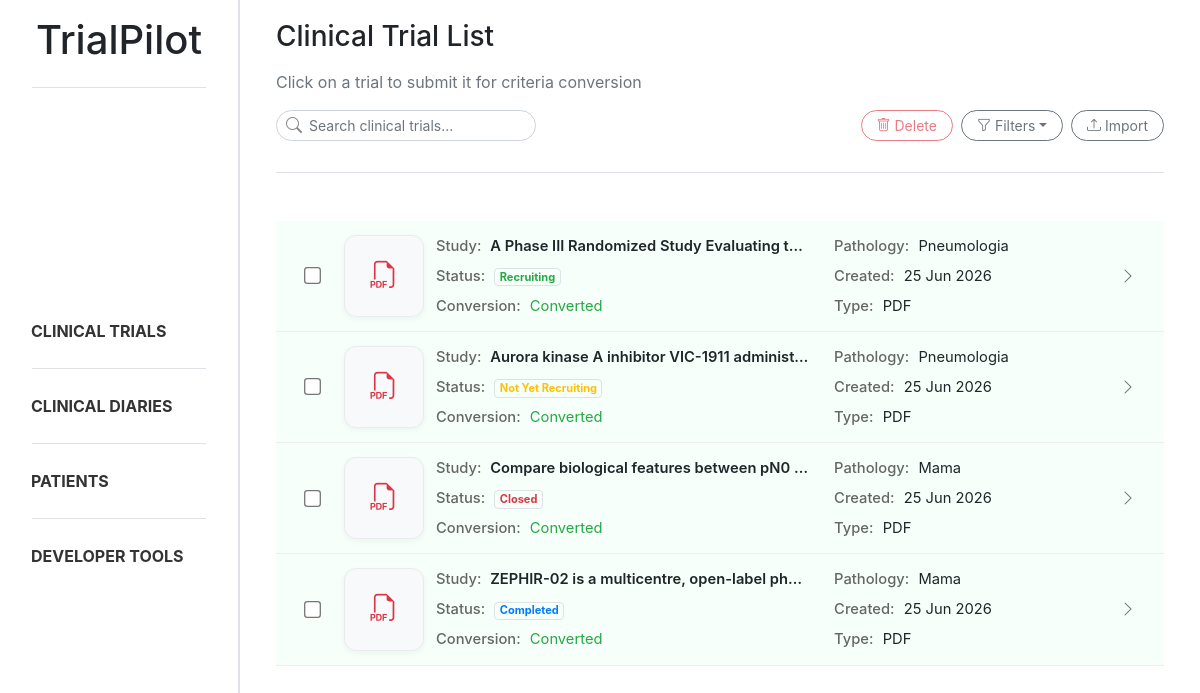
/trials/, run on the app's committed database.
### trialpilot/models.py (models this page shows, shortened)
class Document(models.Model):
    class DocumentType(models.TextChoices):
        CLINICAL_DIARY = "diary", "Clinical Diary"
        CLINICAL_TRIAL = "trial", "Clinical Trial"
    title = models.CharField(max_length=255)
    type = models.CharField(max_length=20, choices=DocumentType.choices)
    extracted = models.BooleanField(default=False)
    created_at = models.DateTimeField(auto_now_add=True)
    updated_at = models.DateTimeField(auto_now=True)

class ClinicalTrial(models.Model):
    class PathologyGroupType(models.TextChoices):
        CABECAPESCOCO = "cabeca_pescoco", "Cabeça e Pescoço"
        DERMATOLOGIA = "dermatologia", "Dermatologia"
        DIGESTIVO = "digestivo", "Digestivo"
        GINECOLOGIA = "ginecologia", "Ginecologia"
        MAMA = "mama", "Mama"
        ONCOLOGIA_PEDIATRICA = "oncologia_pediatrica", "Oncologia Pediátrica"
        PELE = "pele", "Pele"
        PNEUMOLOGIA = "pneumologia", "Pneumologia"
        SNC = "snc", "Tumores do Sistema Nervoso Central"
        TNE = "tne", "Tumores Neuroendócrinos"
    class TrialStatus(models.TextChoices):
        RECRUITING = "recruiting", "Recruiting"
        CLOSED = "closed", "Closed"
        NOT_YET = "not_yet", "Not Yet Recruiting"
        COMPLETED = "completed", "Completed"
    document = models.OneToOneField(
        Document,
        on_delete=models.CASCADE,
        related_name="clinical_trial"
    )
    study_name = models.CharField(max_length=255)
    pathology_group = models.CharField(
        max_length=50,
        choices=PathologyGroupType.choices
    )
    start_date = models.DateField(null=True, blank=True)
    end_date = models.DateField(null=True, blank=True)
    status = models.CharField(
        max_length=20,
        choices=TrialStatus.choices
    )

### trialpilot/views.py (the view)
# urls.py: path('trials/', trial_list, name='trial_list'),
def trial_list(request):
    search = request.GET.get("search", "").strip()
    status = request.GET.get("status", "").strip()
    file_type = request.GET.get("file_type", "").strip().lower()
    trial_status = request.GET.get("trial_status", "").strip()
    pathology_group = request.GET.get("pathology_group", "").strip()
    date_from = request.GET.get("date_from", "").strip()
    date_to = request.GET.get("date_to", "").strip()
    trials = Document.objects.filter(
        type=Document.DocumentType.CLINICAL_TRIAL
    ).select_related("clinical_trial")
    if search:
        trials = trials.filter(
            Q(title__icontains=search) |
            Q(clinical_trial__study_name__icontains=search)
        )
    if status == "extracted":
        trials = trials.filter(extracted=True)
    elif status == "not_extracted":
        trials = trials.filter(extracted=False)
    if trial_status:
        trials = trials.filter(clinical_trial__status=trial_status)
    if pathology_group:
        trials = trials.filter(clinical_trial__pathology_group=pathology_group)
    if date_from:
        trials = trials.filter(clinical_trial__end_date__gte=date_from)
    if date_to:
        trials = trials.filter(clinical_trial__start_date__lte=date_to)
    trial_data = []
    for trial in trials:
        if "." in trial.title:
            original_name, ext = trial.title.rsplit('.', 1)
            ext = ext.lower()
        else:
            ext = ""
        if file_type and ext != file_type:
            continue
        trial_data.append((trial, ext))
    return render(request, 'trialpilot/trial_list.html', {
        'trial_data': trial_data,
        'search': search,
        'status': status,
        'file_type': file_type,
        'trial_status': trial_status,
        'pathology_group': pathology_group,
        'date_from': date_from,
        'date_to': date_to,
        'pathology_choices': ClinicalTrial.PathologyGroupType.choices,
        'trial_status_choices': ClinicalTrial.TrialStatus.choices,
    })

### trialpilot/templates/trialpilot/trial_list.html (shortened to what this page needs)
{% extends "trialpilot/base.html" %}
{% block content %}
<div class="d-flex flex-column mb-4 ml-3 mr-3">
    <h3 class="mb-3">Clinical Trial List</h3>
    <p class="text-muted">Click on a trial to submit it for criteria conversion</p>
    <div class="d-flex justify-content-between align-items-center mb-3">
        <form method="GET">
            <div class="position-relative" style="width:260px">
                <i class="bi bi-search position-absolute"
                    style="left:10px; top:50%; transform:translateY(-50%); color:#888;"></i>
                <input type="text" name="search" value="{{ search }}" class="form-control form-control-sm rounded-ui"
                    style="padding-left: 32px;" placeholder="Search clinical trials...">
            </div>
        </form>
        <div class="d-flex gap-2">
            <button id="deleteBtn" data-url="{% url 'trial_remove' %}" class="btn btn-outline-danger btn-sm rounded-ui"
                style="margin-right: 0.5rem;" disabled>
                <i class="bi bi-trash"></i>
                Delete
            </button>
            <div class="dropdown me-2">
                <button class="btn btn-outline-secondary btn-sm rounded-ui dropdown-toggle d-flex align-items-center gap-2 mr-2"
                    type="button" data-bs-toggle="dropdown" aria-expanded="false">
                    <i class="bi bi-funnel mr-1"></i>
                    Filters
                </button>
            </div>
            <button class="btn btn-outline-secondary btn-sm rounded-ui" data-bs-toggle="modal"
                data-bs-target="#uploadModal">
                <i class="bi bi-upload"></i>
                Import
            </button>
        </div>
    </div>
    <div class="sidebar-divider mb-4"></div>
</div>
<div class="trial-list ml-3 mr-3">
    {% for trial, extension in trial_data %}
    <div class="trial-row trial-card-trigger {% if trial.extracted %}converted{% endif %}"
        data-trial-id="{{ trial.id }}"
        data-trial-title="{{ trial.title }}"
        data-trial-extracted="{{ trial.extracted }}">
        <div class="trial-layout">
            <div class="container-trial-checkbox">
                <input type="checkbox"
                    class="form-check-input trial-checkbox"
                    value="{{ trial.id }}">
            </div>
            <div class="trial-file">
                {% if extension == "pdf" %}
                <i class="bi bi-filetype-pdf text-danger"></i>
                {% else %}
                <i class="bi bi-filetype-txt text-primary"></i>
                {% endif %}
            </div>
            <div class="trial-grid">
                <div class="trial-main-info">
                    <strong>Study:</strong>
                    {{ trial.clinical_trial.study_name }}
                </div>
                <div>
                    <strong>Pathology:</strong>
                    {{ trial.clinical_trial.get_pathology_group_display }}
                </div>
                <div>
                    <strong>Status:</strong>
                    {% if trial.clinical_trial.status == "recruiting" %}
                    <span class="badge rounded-pill bg-success-subtle text-success border">
                        Recruiting
                    </span>
                    {% elif trial.clinical_trial.status == "completed" %}
                    <span class="badge rounded-pill bg-primary-subtle text-primary border">
                        Completed
                    </span>
                    {% elif trial.clinical_trial.status == "closed" %}
                    <span class="badge rounded-pill bg-danger-subtle text-danger border">
                        Closed
                    </span>
                    {% else %}
                    <span class="badge rounded-pill bg-warning-subtle text-warning border">
                        Not Yet Recruiting
                    </span>
                    {% endif %}
                </div>
                <div>
                    <strong>Created:</strong>
                    {{ trial.created_at|date:"d M Y" }}
                </div>
                <div>
                    <strong>Conversion:</strong>
                    {% if trial.extracted %}
                    <span class="text-success">Converted</span>
                    {% else %}
                    <span class="text-warning">Pending</span>
                    {% endif %}
                </div>
                <div>
                    <strong>Type:</strong>
                    {{ extension|upper }}
                </div>
            </div>
            <div class="trial-actions">
                <i class="bi bi-chevron-right text-muted"></i>
            </div>
        </div>
    </div>
    {% endfor %}
</div>
{% endblock %}

### static/css/style.css (style rules this page uses)
body { overflow-x: hidden; }
html, body { height: 100%; }
.sidebar-divider { height: 1px; background-color: #dee2e6; margin-bottom: 15px; margin-top: 15px; }
.rounded-ui { border-radius: 1rem !important; padding-left: 15px; padding-right: 15px; }
.trial-row { padding: 14px 16px; border-bottom: 1px solid #eee; transition: all 0.15s ease; cursor: pointer; }
.container-trial-checkbox { display: flex; align-items: center; justify-content: center; height: 100%; }
.trial-checkbox { transform: scale(1.3); cursor: pointer; margin: 0; display: flex; align-items: center; justify-content: center; }
.trial-layout { display: grid; grid-template-columns: 40px 80px 1fr 40px; align-items: center; gap: 12px; }
.trial-file { display: flex; align-items: center; justify-content: center; background: #f8f9fa; border: 1px solid #e9ecef; border-radius: 12px; min-height: 72px; height: 100%; box-shadow: 0 2px 6px rgba(0,0,0,0.05); }
.trial-file i { font-size: 1.7rem; }
.trial-grid { display: grid; grid-template-columns: 2fr 1.4fr; gap: 8px 24px; font-size: 0.92rem; }
.trial-grid div { overflow: hidden; white-space: nowrap; text-overflow: ellipsis; }
.trial-grid strong { color: #666; font-weight: 500; margin-right: 5px; }
.trial-main-info { font-weight: 600; }
.trial-actions { display: flex; align-items: center; justify-content: center; }
.trial-row.converted { background: #f6fffa; }

### data on the page
Document: clinical_trial.study_name "A Phase III Randomized Study Evaluating t…", clinical_trial.pathology_group "Pneumologia", shows "Recruiting", created_at "25 Jun 2026", extracted "Converted", extension "PDF"
Document: clinical_trial.study_name "Aurora kinase A inhibitor VIC-1911 administ…", clinical_trial.pathology_group "Pneumologia", shows "Not Yet Recruiting", created_at "25 Jun 2026", extracted "Converted", extension "PDF"
Document: clinical_trial.study_name "Compare biological features between pN0…", clinical_trial.pathology_group "Mama", shows "Closed", created_at "25 Jun 2026", extracted "Converted", extension "PDF"
Document: clinical_trial.study_name "ZEPHIR-02 is a multicentre, open-label ph…", clinical_trial.pathology_group "Mama", shows "Completed", created_at "25 Jun 2026", extracted "Converted", extension "PDF"
